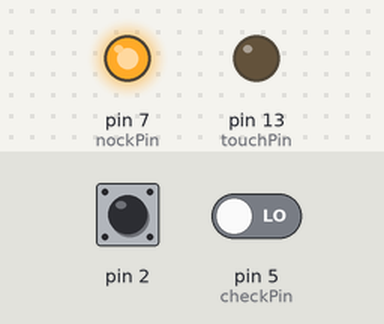
Bench run of a sketch on a simulated Arduino Uno, built with avr-gcc and run on an emulated ATmega328P. Shown: output pins drawn as LEDs (lit = HIGH). The inputs (shaded band) are chosen by the test bench; at power-on: pin 2 HIGH, pin 5 (checkPin) LOW. What the sketch prints to the serial monitor is not drawn.

Above: at 1.2 s.
1.3 s: pin 2 pulled LOW for 0.15 s
At 1.39 s:
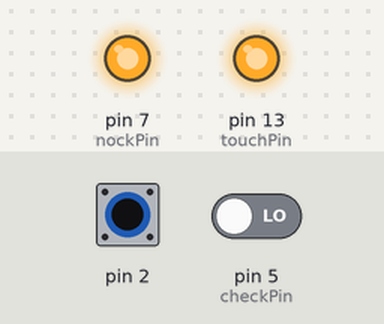
2.9 s: pin 2 pulled LOW for 3.2 s
At 7.2 s:
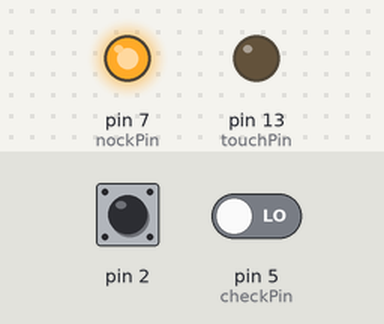
Timing chart, 0 to 8.7 s (numbered marks = the images above; inputs shaded):
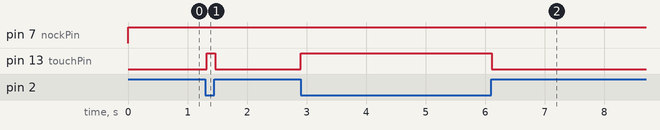

The sketch:

detect_nock_touch.ino
```cpp
#include <CapacitiveSensor.h>

CapacitiveSensor cs_4_2 = CapacitiveSensor(4, 2);  // 10M resistor between pins 4 & 2, pin 2 is sensor pin, add a wire and or foil if desired
int touchPin = 13;  //タッチ検出確認用
int nockPin = 7;  //ノック出力
int checkPin = 5; //ノック検出用
int nockVec[] = {0, 0, 0, 0, 0}; //過去のノックを格納 0 or 1
int touchVec[] = {0, 0, 0, 0, 0, 0, 0, 0, 0, 0}; //過去のタッチを格納 0 ~ 最大値不明
int vecSize = sizeof(nockVec) / 2; //nockVecの配列の長さ

void setup() {
  cs_4_2.set_CS_AutocaL_Millis(0xFFFFFFFF);  // turn off autocalibrate on channel 1 - just as an example
  Serial.begin(9600);
  pinMode(nockPin, OUTPUT);
  pinMode(touchPin, OUTPUT);
}

void loop() {
  long valueTouch = cs_4_2.capacitiveSensor(30);
  int pinRead = digitalRead(checkPin);
  digitalWrite(nockPin, HIGH);

  //ノック用配列の更新 0 or 1が格納される
  for (int i = 0; i < vecSize; i++) {
    if (i < vecSize-1) {
      nockVec[i] = nockVec[i+1];
    } else {
      nockVec[i] = (int)pinRead;
    }
  }

  //タッチ用配列の更新 0以上の整数が格納される
  for (int i = 0; i < vecSize*2; i++) {
    if (i < vecSize*2-1) {
      touchVec[i] = touchVec[i+1];
    } else {
      touchVec[i] = valueTouch;
    }
  }

  //ノック用の簡易ノイズ除去
  //1 0 1 1 1 or 1 0 0 1 1 or 1 0 0 0 1のとき、0 -> 1 に変換
  if (nockVec[0] && !nockVec[1]) {
    for (int i = 2; i < vecSize; i++) {
      if (nockVec[i]) {
        for (int j = 1; j < i; j++) {
          nockVec[j] = int(HIGH);
        }
        break;
      }
    }
  }

  //タッチ用の簡易ノイズ除去
  if ((touchVec[0] > 400) && (touchVec[1] <= 400)) {
    for (int i = 2; i < vecSize*2; i++) {
      if (touchVec[i] > 400) {
        for (int j = 1; j < i; j++) {
          touchVec[j] = 1000;
        }
        break;
      }
    }
  }

  // ノック検出　タッチ検出　->　Unityへのシリアル通信用, 検知したら1を渡し、それ以外は0を渡す
  if (nockVec[0] && touchVec[0] > 400) {
    Serial.println("V:1 T:1");
  } else if (nockVec[0] && touchVec[0] <= 400) {
    Serial.println("V:1 T:0");
  } else if (!nockVec[0] && touchVec[0] > 400) {
    Serial.println("V:0 T:1");
  } else {
    Serial.println("V:0 T:0");
  }

  //タッチ確認用
  if (valueTouch >= 1000) {
    digitalWrite(touchPin, HIGH);
  } else {
    digitalWrite(touchPin, LOW);
  }

  //Unity側とのfpsを合わせるため25にしている。これより高速だとキャッシュがたまり、低速のおそれあり
  delay(25);
}
```

Measured:
- after the input at 1.3 s, pin 13 (touchPin): LOW → HIGH at once, → LOW 0.14 s later
- after the input at 2.9 s, pin 13 (touchPin): LOW → HIGH at once, → LOW 3.2 s later
